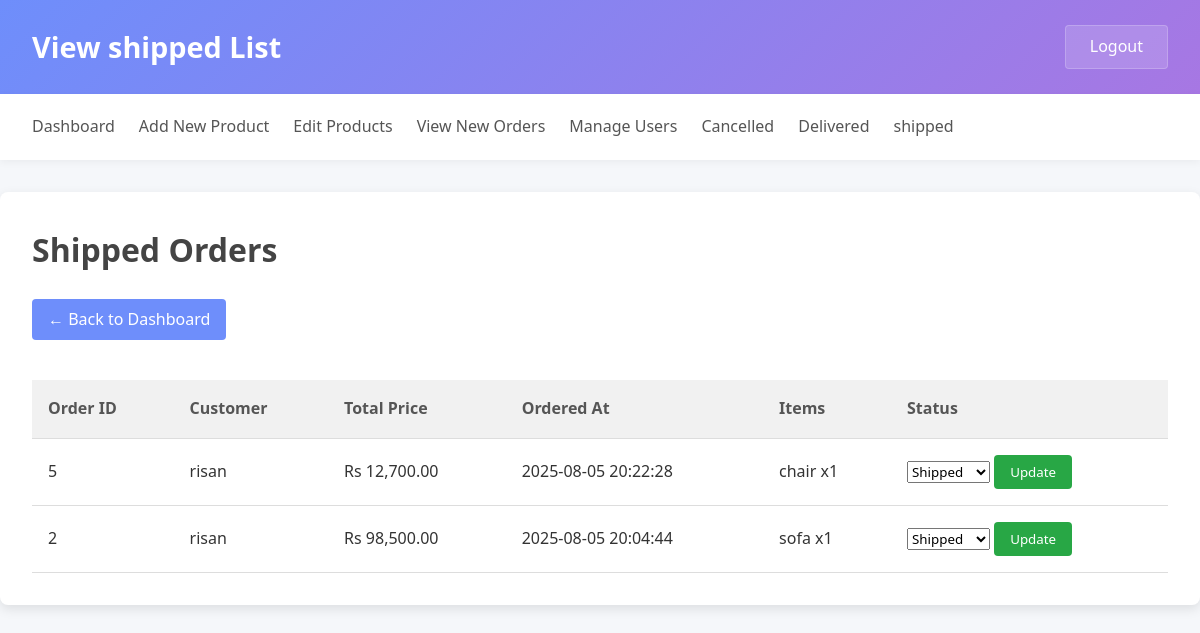
Page /admin/view_shipped.php (signed in) on the committed database.
### tables this page shows
CREATE TABLE `orders` (
  `id` int(11) NOT NULL,
  `user_id` int(11) DEFAULT NULL,
  `total_price` decimal(10,2) DEFAULT NULL,
  `order_date` timestamp NOT NULL DEFAULT current_timestamp(),
  `status` varchar(50) NOT NULL DEFAULT 'Pending'
);

CREATE TABLE `users` (
  `id` int(11) NOT NULL,
  `name` varchar(100) DEFAULT NULL,
  `email` varchar(100) DEFAULT NULL,
  `password` varchar(255) DEFAULT NULL,
  `role` enum('user','admin') DEFAULT 'user',
  `created_at` timestamp NOT NULL DEFAULT current_timestamp(),
  `user_type` varchar(20) NOT NULL DEFAULT 'user'
);

CREATE TABLE `order_items` (
  `id` int(11) NOT NULL,
  `order_id` int(11) DEFAULT NULL,
  `product_id` int(11) DEFAULT NULL,
  `quantity` int(11) DEFAULT NULL
);

CREATE TABLE `products` (
  `id` int(11) NOT NULL,
  `name` varchar(100) DEFAULT NULL,
  `description` text DEFAULT NULL,
  `price` decimal(10,2) DEFAULT NULL,
  `image` varchar(255) DEFAULT NULL,
  `category` varchar(50) DEFAULT NULL,
  `created_at` timestamp NOT NULL DEFAULT current_timestamp()
);

### admin/view_shipped.php (the view, shortened to what this page needs)
<?php
include '../includes/config.php';
$order_result = mysqli_query($conn, "
    SELECT orders.*, users.name AS user_name
    FROM orders
    JOIN users ON orders.user_id = users.id
    WHERE orders.status = 'Shipped'
    ORDER BY orders.order_date DESC
");
?>
<!DOCTYPE html>
<html>
<head>
    <link rel="stylesheet" href="./CSS/Navigation.css">
    <link rel="stylesheet" href="./CSS/shipped.css">
</head>
<body>
    <div class="topbar">
        <h1>View shipped List</h1>
        <a class="logout-btn" href="../logout.php">Logout</a>
    </div>
    <?php include "./Navigation/Navigation.php"; ?>
    <main>
        <div class="container">
            <h2>Shipped Orders</h2>
            <a href="dashboard.php" class="back-btn">← Back to Dashboard</a>
            <table>
                <tr>
                    <th>Order ID</th>
                    <th>Customer</th>
                    <th>Total Price</th>
                    <th>Ordered At</th>
                    <th>Items</th>
                    <th>Status</th>
                </tr>
                <?php while ($order = mysqli_fetch_assoc($order_result)) { ?>
                    <tr>
                        <td><?= $order['id']; ?></td>
                        <td><?= htmlspecialchars($order['user_name']); ?></td>
                        <td>Rs <?= number_format($order['total_price'], 2); ?></td>
                        <td><?= $order['order_date']; ?></td>
                        <td>
                            <ul>
                                <?php
                                $items_result = mysqli_query($conn, "
                    SELECT order_items.quantity, products.name AS product_name
                    FROM order_items
                    JOIN products ON order_items.product_id = products.id
                    WHERE order_items.order_id = {$order['id']}
                ");
                                if ($items_result && mysqli_num_rows($items_result) > 0) {
                                    while ($item = mysqli_fetch_assoc($items_result)) {
                                        echo "<li>" . htmlspecialchars($item['product_name']) . " x" . $item['quantity'] . "</li>";
                                    }
                                } else {
                                    echo "<li>No items found</li>";
                                }
                                ?>
                            </ul>
                        </td>
                        <td>
                            <form action="update_order_status.php" method="post">
                                <select name="status">
                                    <option value="Shipped" <?= $order['status'] == 'Shipped' ? 'selected' : '' ?>>Shipped</option>
                                </select>
                                <button type="submit" class="update-btn">Update</button>
                            </form>
                        </td>
                    </tr>
                <?php } ?>
            </table>
        </div>
    </main>
</body>
</html>

### admin/CSS/Navigation.css (style rules this page uses)
* { margin: 0; padding: 0; box-sizing: border-box; font-family: "Segoe UI", Tahoma, Geneva, Verdana, sans-serif; }
body { background-color: #f5f7fa; color: #333; line-height: 1.6; }
.topbar { display: flex; justify-content: space-between; align-items: center; padding: 1.5rem 2rem; background: linear-gradient(135deg, #6e8efb, #a777e3); color: white; box-shadow: 0 4px 12px rgba(0, 0, 0, 0.1); }
.topbar h1 { font-size: 1.8rem; font-weight: 600; }
.logout-btn { padding: 0.5rem 1.5rem; background-color: rgba(255, 255, 255, 0.15); color: white; text-decoration: none; border-radius: 4px; transition: all 0.3s ease; font-weight: 500; border: 1px solid rgba(255, 255, 255, 0.2); }

### admin/CSS/shipped.css (style rules this page uses)
* { margin: 0; padding: 0; box-sizing: border-box; font-family: 'Segoe UI', Tahoma, Geneva, Verdana, sans-serif; }
body { background-color: #f5f7fa; color: #333; line-height: 1.6; }
.container { max-width: 1200px; margin: 2rem auto; padding: 2rem; background-color: white; border-radius: 8px; box-shadow: 0 4px 12px rgba(0, 0, 0, 0.1); }
h2 { font-size: 2rem; margin-bottom: 1.5rem; color: #444; }
.back-btn { display: inline-block; margin-bottom: 1.5rem; padding: 0.5rem 1rem; background-color: #6e8efb; color: white; text-decoration: none; border-radius: 4px; transition: background-color 0.3s ease; }
table { width: 100%; border-collapse: collapse; margin-top: 1rem; }
th, td { padding: 1rem; text-align: left; border-bottom: 1px solid #ddd; }
th { background-color: #f1f1f1; color: #555; font-weight: 600; }
td { background-color: #fff; }
ul { list-style-type: none; padding-left: 0; }
ul li { padding: 0.25rem 0; }
.update-btn { padding: 0.5rem 1rem; background-color: #28a745; color: white; border: none; border-radius: 4px; cursor: pointer; transition: background-color 0.3s ease; }

### rows in the picture
orders: id "5", user.name "risan", total_price "12,700.00", order_date "2025-08-05 20:22:28", status "Shipped"
order_items: product.name "chair", quantity "1"
orders: id "2", user.name "risan", total_price "98,500.00", order_date "2025-08-05 20:04:44", status "Shipped"
order_items: product.name "sofa", quantity "1"
